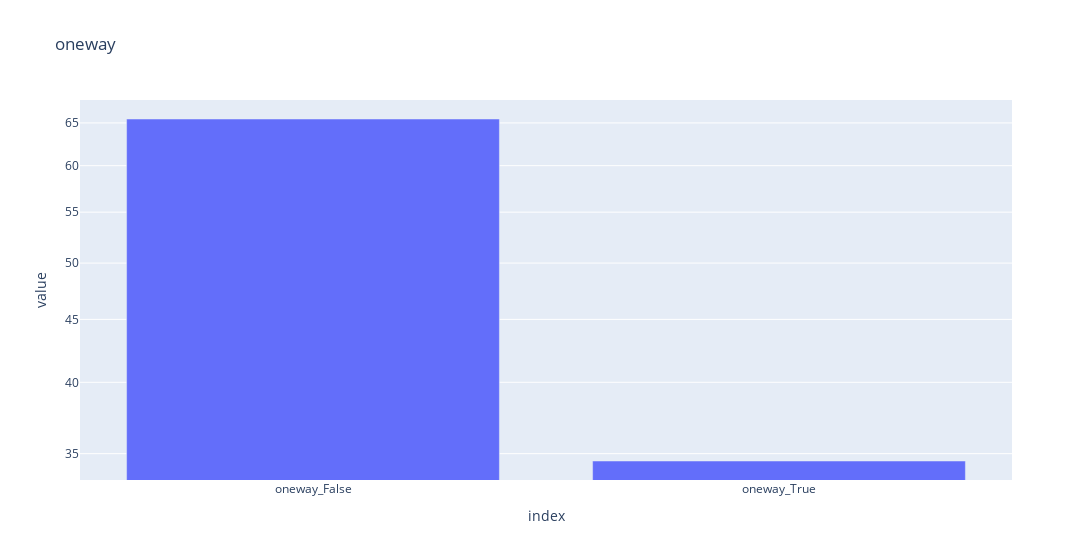
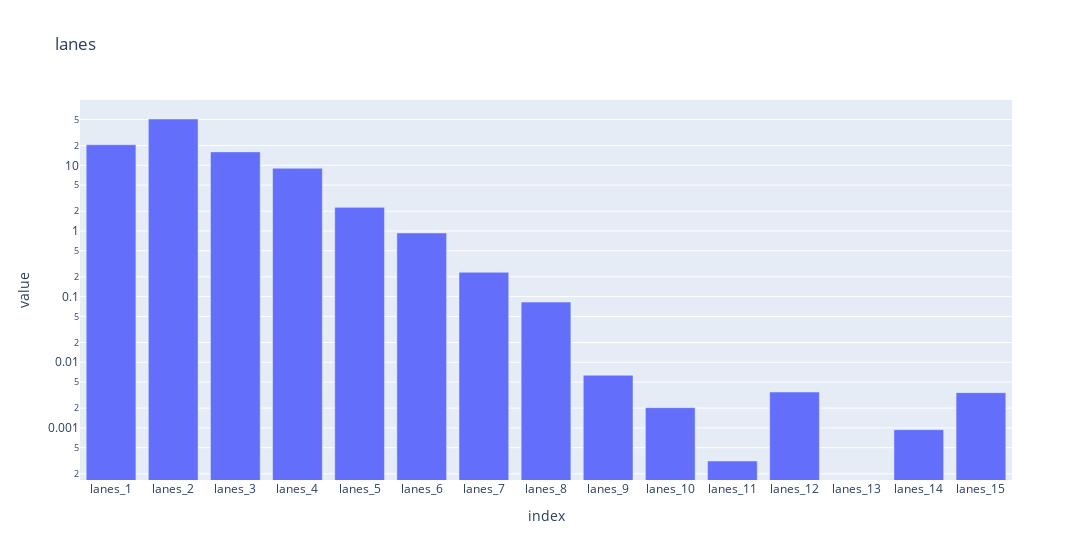
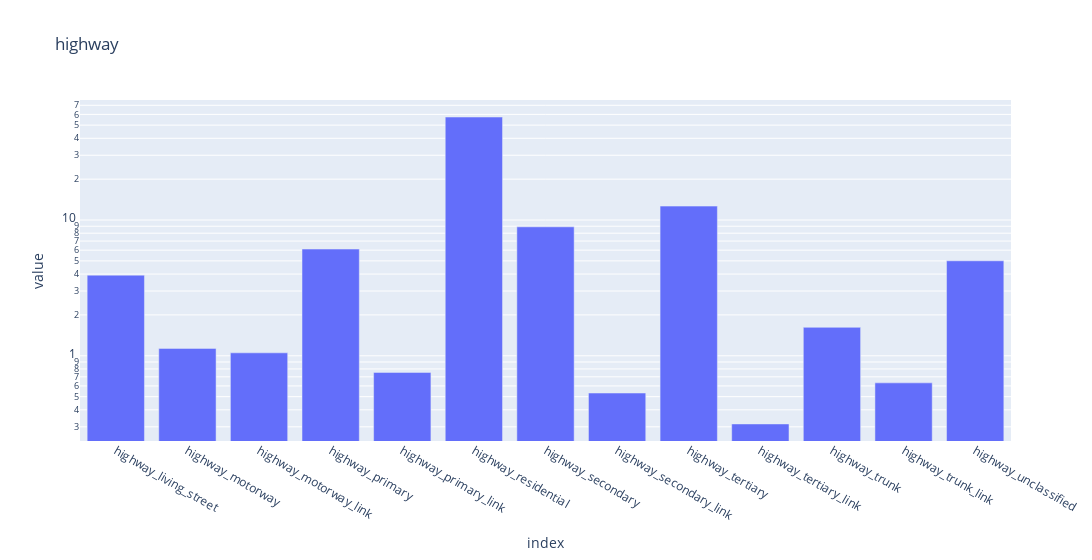
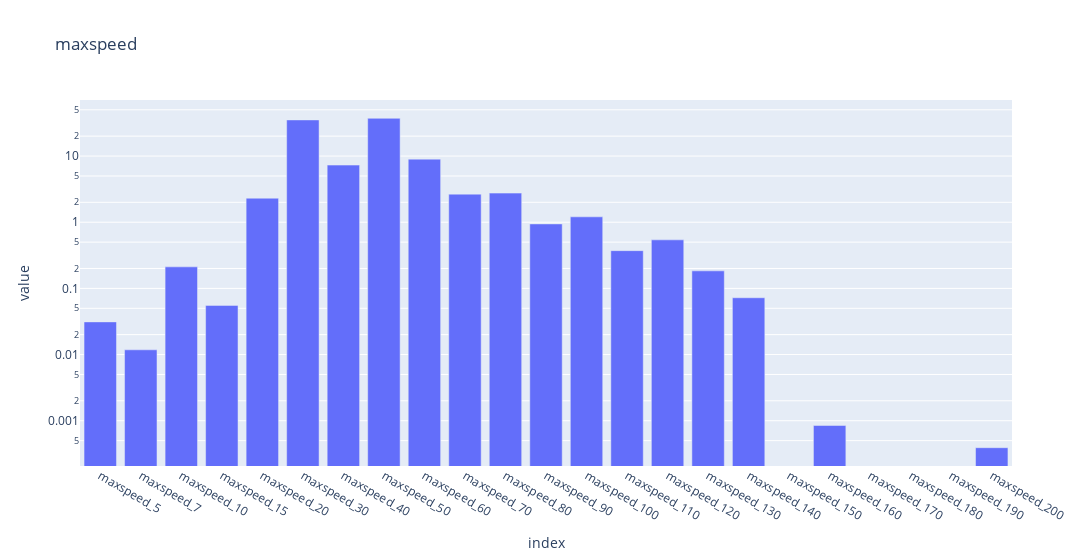

Notebook code for these charts, in order:
### Code cell
for feature in features_top_level:
    columns = list(filter(lambda x: x in df_agg, [f"{feature}_{value}" for value in FEATURESET[feature]]))
    fig = px.bar(df_agg[columns] * 100 / df_agg[columns].sum(), width=1300, title=feature, log_y=True)
    fig.update_layout(
        xaxis = dict(
            tickmode = 'linear',
        ),
        showlegend=False
    )
    fig.show()

### Figure 1 — Plotly figure (JSON) as saved in the notebook; plotly's stock layout.template omitted (floating-point values rounded to 4 significant figures)
{"data": [{"alignmentgroup": "True", "hovertemplate": "variable=0<br>index=%{x}<br>value=%{y}<extra></extra>", "legendgroup": "0", "marker": {"color": "#636efa", "pattern": {"shape": ""}}, "name": "0", "offsetgroup": "0", "orientation": "v", "showlegend": true, "textposition": "auto", "type": "bar", "x": ["oneway_False", "oneway_True"], "xaxis": "x", "y": [65.48, 34.52], "yaxis": "y"}], "layout": {"barmode": "relative", "legend": {"title": {"text": "variable"}, "tracegroupgap": 0}, "showlegend": false, "title": {"text": "oneway"}, "width": 1300, "xaxis": {"anchor": "y", "domain": [0, 1], "tickmode": "linear", "title": {"text": "index"}}, "yaxis": {"anchor": "x", "domain": [0, 1], "title": {"text": "value"}, "type": "log"}}}

### Figure 2 — Plotly figure (JSON) as saved in the notebook; plotly's stock layout.template omitted (floating-point values rounded to 4 significant figures)
{"data": [{"alignmentgroup": "True", "hovertemplate": "variable=0<br>index=%{x}<br>value=%{y}<extra></extra>", "legendgroup": "0", "marker": {"color": "#636efa", "pattern": {"shape": ""}}, "name": "0", "offsetgroup": "0", "orientation": "v", "showlegend": true, "textposition": "auto", "type": "bar", "x": ["lanes_1", "lanes_2", "lanes_3", "lanes_4", "lanes_5", "lanes_6", "lanes_7", "lanes_8", "lanes_9", "lanes_10", "lanes_11", "lanes_12", "lanes_13", "lanes_14", "lanes_15"], "xaxis": "x", "y": [20.61, 50.78, 16.03, 9.02, 2.29, 0.9323, 0.235, 0.08253, 0.006343, 0.002036, 0.0003132, 0.003524, 0, 0.0009396, 0.003445], "yaxis": "y"}], "layout": {"barmode": "relative", "legend": {"title": {"text": "variable"}, "tracegroupgap": 0}, "showlegend": false, "title": {"text": "lanes"}, "width": 1300, "xaxis": {"anchor": "y", "domain": [0, 1], "tickmode": "linear", "title": {"text": "index"}}, "yaxis": {"anchor": "x", "domain": [0, 1], "title": {"text": "value"}, "type": "log"}}}

### Figure 3 — Plotly figure (JSON) as saved in the notebook; plotly's stock layout.template omitted (floating-point values rounded to 4 significant figures)
{"data": [{"alignmentgroup": "True", "hovertemplate": "variable=0<br>index=%{x}<br>value=%{y}<extra></extra>", "legendgroup": "0", "marker": {"color": "#636efa", "pattern": {"shape": ""}}, "name": "0", "offsetgroup": "0", "orientation": "v", "showlegend": true, "textposition": "auto", "type": "bar", "x": ["highway_living_street", "highway_motorway", "highway_motorway_link", "highway_primary", "highway_primary_link", "highway_residential", "highway_secondary", "highway_secondary_link", "highway_tertiary", "highway_tertiary_link", "highway_trunk", "highway_trunk_link", "highway_unclassified"], "xaxis": "x", "y": [3.925, 1.134, 1.052, 6.111, 0.7547, 57.34, 8.912, 0.5319, 12.66, 0.3148, 1.621, 0.6318, 5.008], "yaxis": "y"}], "layout": {"barmode": "relative", "legend": {"title": {"text": "variable"}, "tracegroupgap": 0}, "showlegend": false, "title": {"text": "highway"}, "width": 1300, "xaxis": {"anchor": "y", "domain": [0, 1], "tickmode": "linear", "title": {"text": "index"}}, "yaxis": {"anchor": "x", "domain": [0, 1], "title": {"text": "value"}, "type": "log"}}}

### Figure 4 — Plotly figure (JSON) as saved in the notebook; plotly's stock layout.template omitted (floating-point values rounded to 4 significant figures)
{"data": [{"alignmentgroup": "True", "hovertemplate": "variable=0<br>index=%{x}<br>value=%{y}<extra></extra>", "legendgroup": "0", "marker": {"color": "#636efa", "pattern": {"shape": ""}}, "name": "0", "offsetgroup": "0", "orientation": "v", "showlegend": true, "textposition": "auto", "type": "bar", "x": ["maxspeed_5", "maxspeed_7", "maxspeed_10", "maxspeed_15", "maxspeed_20", "maxspeed_30", "maxspeed_40", "maxspeed_50", "maxspeed_60", "maxspeed_70", "maxspeed_80", "maxspeed_90", "maxspeed_100", "maxspeed_110", "maxspeed_120", "maxspeed_130", "maxspeed_140", "maxspeed_150", "maxspeed_160", "maxspeed_170", "maxspeed_180", "maxspeed_190", "maxspeed_200"], "xaxis": "x", "y": [0.03117, 0.0118, 0.2114, 0.05535, 2.307, 35.17, 7.301, 37.2, 8.982, 2.658, 2.754, 0.9427, 1.206, 0.3718, 0.5414, 0.1841, 0.07218, 0, 0.0008476, 0, 0, 0, 0.0003912], "yaxis": "y"}], "layout": {"barmode": "relative", "legend": {"title": {"text": "variable"}, "tracegroupgap": 0}, "showlegend": false, "title": {"text": "maxspeed"}, "width": 1300, "xaxis": {"anchor": "y", "domain": [0, 1], "tickmode": "linear", "title": {"text": "index"}}, "yaxis": {"anchor": "x", "domain": [0, 1], "title": {"text": "value"}, "type": "log"}}}
